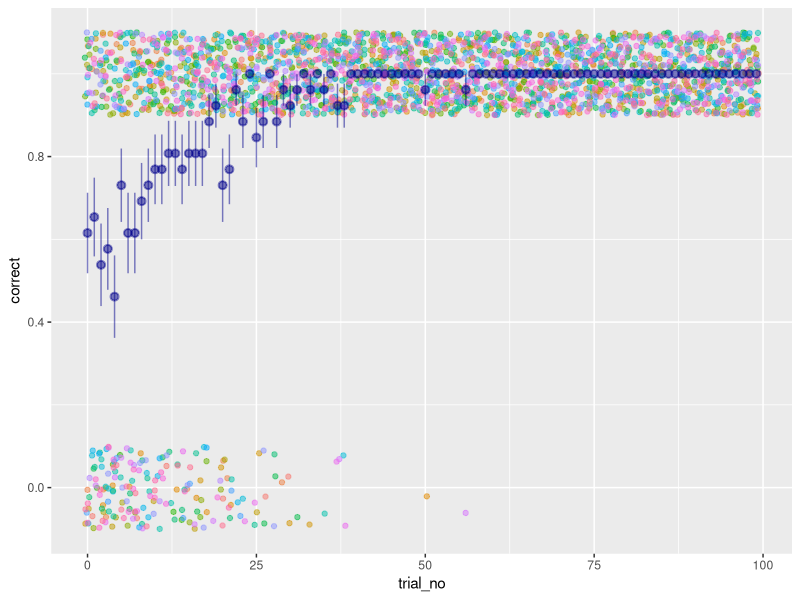
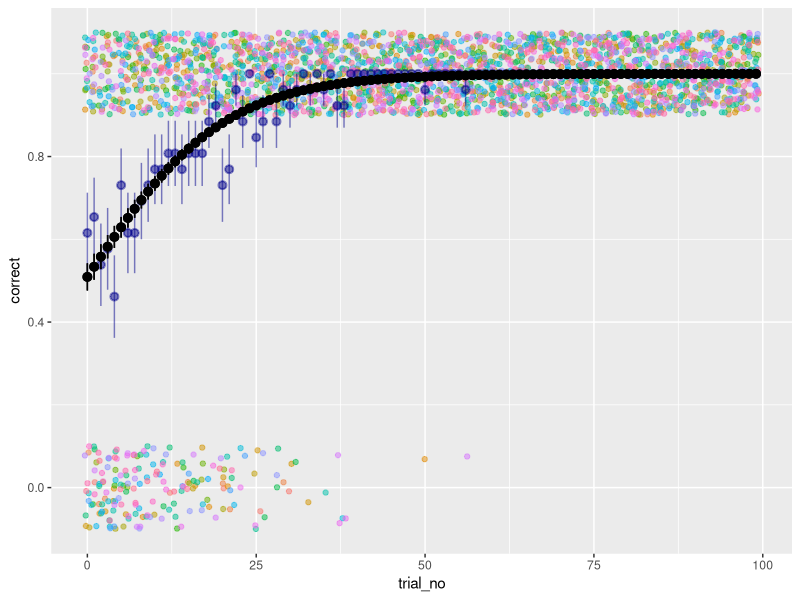
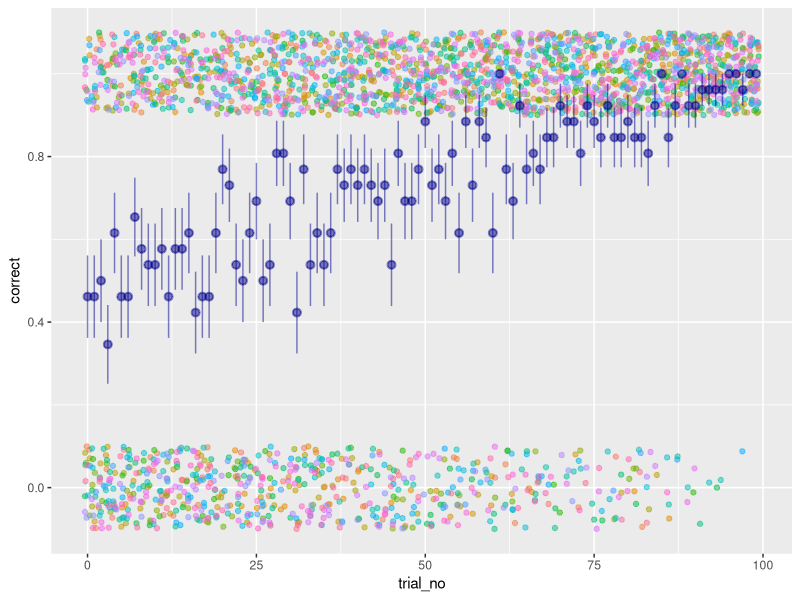
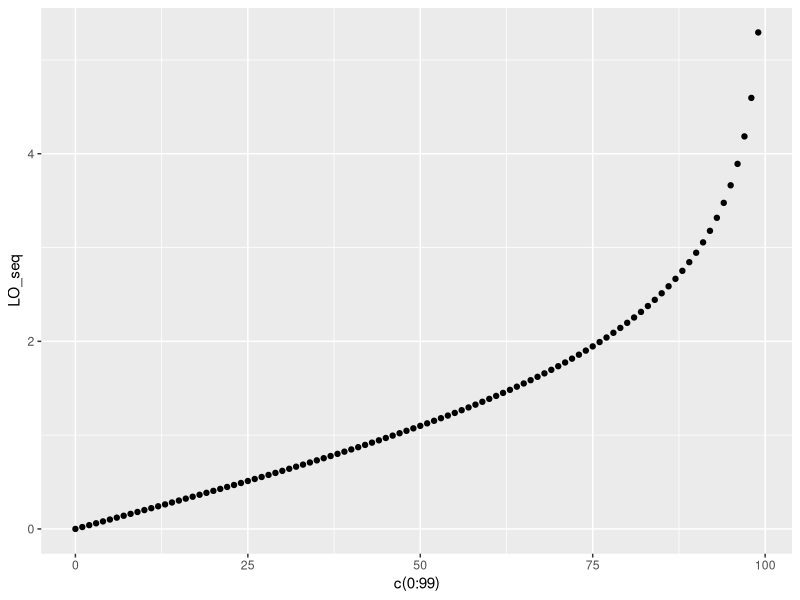
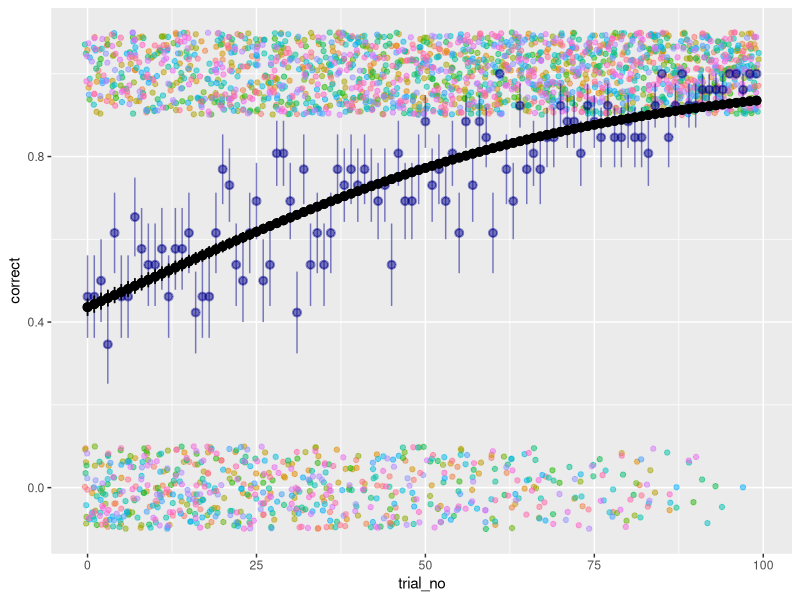
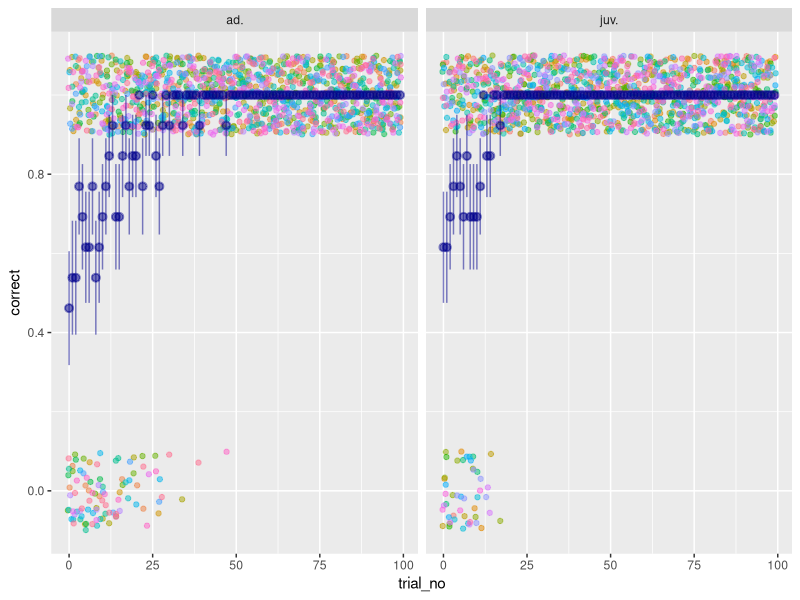
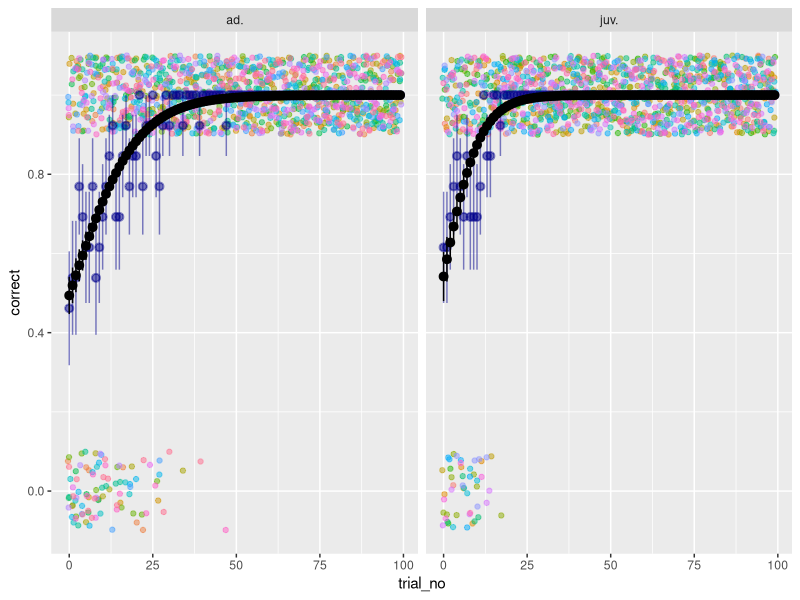
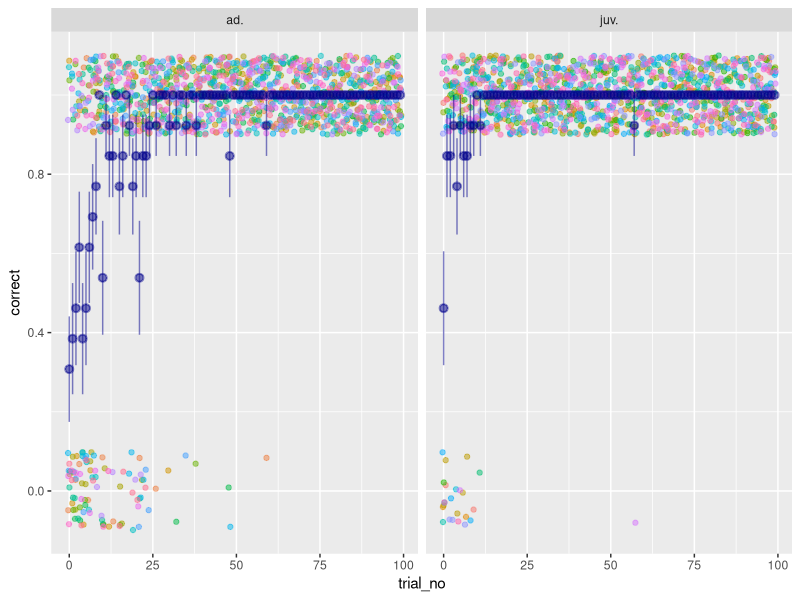

Reproduce these figures in R, in order.
## ---- chunk 1
knitr::opts_chunk$set(echo = TRUE)
set.seed(1337)
library(tidyverse)
## ---- chunk 2
bird_ID = letters
print(bird_ID)
## ---- chunk 3
group = c(rep_len("A",13), rep_len("B",13))
print(group)
## ---- chunk 4
age = rep_len(c("juv.","ad."),26)
print(age)
## ---- chunk 5
correct = rbinom(100, 1, 0.5)
table(correct)
## ---- chunk 6
df_empty = tibble(bird_ID,group,age) %>% 
  slice(rep(1:n(), each = 100)) %>%
  mutate(bird_ID = as.factor(bird_ID), group = as.factor(group), age = as.factor(age)) %>% 
  group_by(bird_ID) %>% 
  mutate(trial_no=c(0:99)) %>% 
  ungroup()
summary(df_empty)
## ---- chunk 7
df_dumb = df_empty %>% 
  group_by(bird_ID) %>%
  mutate(correct = rbinom(n(),1,0.5))
summary(df_dumb)
df_dumb %>% filter(bird_ID=="a") %>% head()
## ---- chunk 8
df_dumb %>% group_by(bird_ID) %>% summarize(mean=mean(correct),sd=sd(correct))
## ---- chunk 9
probability = seq(0,1,.1)
odds = probability/(1-probability)
log_odds = log(odds)
df_relationship = tibble(probability,odds,log_odds)
knitr::kable(df_relationship)
## ---- chunk 10
m1 = glm(correct ~ 1 + trial_no, data=df_dumb, family=binomial)
summary(m1)
## ---- chunk 11
log_to_prob <- function(log_odds){
  odds <- exp(log_odds)
  prob <- odds / (1 + odds)
  return(prob)
}

prob_to_log <- function(prob){
  odds <- prob/(1-prob)
  log_odds <- log(odds)
  return(log_odds)
}

## ---- chunk 12
df_smart = df_empty %>% 
  rowwise() %>% 
  mutate(correct = rbinom(1,1,log_to_prob(.1*trial_no)))
summary(df_smart)

ggplot(df_smart,aes(x=trial_no, y=correct))+
  geom_jitter(aes(color=bird_ID),height=0.1,show.legend = F,alpha=0.5)+
  stat_summary(aes(x=trial_no,y=correct),color="darkblue",alpha=0.5)
## ---- chunk 13
m1 = glm(correct ~ 1 + trial_no, data=df_smart, family=binomial)
summary(m1)
## ---- chunk 14
log_to_prob(coef(m1)[1])
exp(coef(m1)[2])
## ---- chunk 15
log_to_prob(coef(m1)[1] + coef(m1)[2]*1)
log_to_prob(coef(m1)[1] + coef(m1)[2]*9)
## ---- chunk 16
df_predict = tibble(age=c("juv.","ad.")) %>% 
  slice(rep(1:n(), each = 100)) %>%
  mutate(age = as.factor(age)) %>% 
  group_by(age) %>% 
  mutate(trial_no=c(0:99)) %>% 
  ungroup()
df_predict$preds = predict(m1, newdata = df_predict, type="response")
df_predict$SE = predict(m1, newdata = df_predict, type="response", se.fit=T)$se.fit
## ---- chunk 17
ggplot(data=df_smart, aes(x=trial_no,y=correct))+
  geom_jitter(aes(color=bird_ID),height=0.1,show.legend = F,alpha=0.5)+
  stat_summary(aes(x=trial_no,y=correct),color="darkblue",alpha=0.5)+
  geom_pointrange(data=df_predict, aes(x=trial_no,y=preds,ymin=preds-SE,ymax=preds+SE))
## ---- chunk 18
df_smart = df_empty %>% 
  rowwise() %>% 
  mutate(correct = rbinom(1,1,.5+.005*trial_no))
summary(df_smart)

ggplot(df_smart,aes(x=trial_no, y=correct))+
  geom_jitter(aes(color=bird_ID),height=0.1,show.legend = F,alpha=0.5)+
  stat_summary(aes(x=trial_no,y=correct),color="darkblue",alpha=0.5)
## ---- chunk 19
prob_seq=seq(0.5,0.999,0.005)
LO_seq=prob_to_log(prob_seq)
qplot(x=c(0:99),y=LO_seq)
## ---- chunk 20
m1 = glm(correct ~ 1 + trial_no, data=df_smart, family=binomial)
summary(m1)
log_to_prob(coef(m1)[1])
## ---- chunk 21
df_predict$preds = predict(m1, newdata = df_predict, type="response")
df_predict$SE = predict(m1, newdata = df_predict, type="response", se.fit=T)$se.fit
ggplot(df_smart,aes(x=trial_no,y=correct))+
  geom_jitter(aes(color=bird_ID),height=0.1,show.legend = F,alpha=0.5)+
  stat_summary(aes(x=trial_no,y=correct),color="darkblue",alpha=0.5)+
  geom_pointrange(data=df_predict, aes(x=trial_no,y=preds,ymin=preds-SE,ymax=preds+SE))
## ---- chunk 22
df_smart = df_empty %>% 
  rowwise() %>% 
  mutate(correct = ifelse(age=="ad.", rbinom(1,1,log_to_prob(.1*trial_no)), rbinom(1,1,log_to_prob(.2*trial_no))))

ggplot(df_smart,aes(x=trial_no, y=correct))+
  facet_wrap(~age)+
  geom_jitter(aes(color=bird_ID),height=0.1,show.legend = F,alpha=0.5)+
  stat_summary(aes(x=trial_no,y=correct),color="darkblue",alpha=0.5)
## ---- chunk 23
m1 = glm(correct ~ 1 + age + age:trial_no, data=df_smart, family=binomial)
summary(m1)
## ---- chunk 24
log_to_prob(coef(m1)[1])
## ---- chunk 25
log_to_prob(coef(m1)[1]+coef(m1)[2])
## ---- chunk 26
df_predict$preds = predict(m1, newdata = df_predict, type="response")
df_predict$SE = predict(m1, newdata = df_predict, type="response", se.fit=T)$se.fit
ggplot(df_smart,aes(x=trial_no,y=correct))+
  facet_wrap(~age)+
  geom_jitter(aes(color=bird_ID),height=0.1,show.legend = F,alpha=0.5)+
  stat_summary(aes(x=trial_no,y=correct),color="darkblue",alpha=0.5)+
  geom_pointrange(data=df_predict, aes(x=trial_no,y=preds,ymin=preds-SE,ymax=preds+SE))
## ---- chunk 27
df_smart = df_empty %>% 
  rowwise() %>% 
  mutate(correct = ifelse(age=="ad.", rbinom(1,1,log_to_prob(.1*trial_no)), rbinom(1,1,log_to_prob(1 + .2*trial_no))))

ggplot(df_smart,aes(x=trial_no, y=correct))+
  facet_wrap(~age)+
  geom_jitter(aes(color=bird_ID),height=0.1,show.legend = F,alpha=0.5)+
  stat_summary(aes(x=trial_no,y=correct),color="darkblue",alpha=0.5)
## ---- chunk 28
m1 = glm(correct ~ 1 + age + age:trial_no, data=df_smart, family=binomial)
summary(m1)
## ---- chunk 29
log_to_prob(coef(m1)[1])
## ---- chunk 30
log_to_prob(coef(m1)[1]+coef(m1)[2])
## ---- chunk 31
df_predict$preds = predict(m1, newdata = df_predict, type="response")
df_predict$SE = predict(m1, newdata = df_predict, type="response", se.fit=T)$se.fit
ggplot(df_smart,aes(x=trial_no,y=correct))+
  facet_wrap(~age)+
  geom_jitter(aes(color=bird_ID),height=0.1,show.legend = F,alpha=0.5)+
  stat_summary(aes(x=trial_no,y=correct),color="darkblue",alpha=0.5)+
  geom_pointrange(data=df_predict, aes(x=trial_no,y=preds,ymin=preds-SE,ymax=preds+SE))
